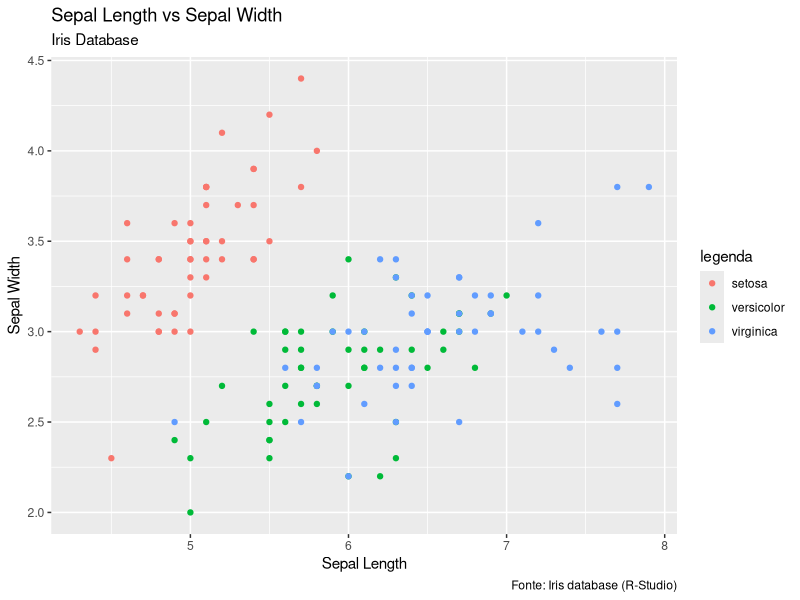
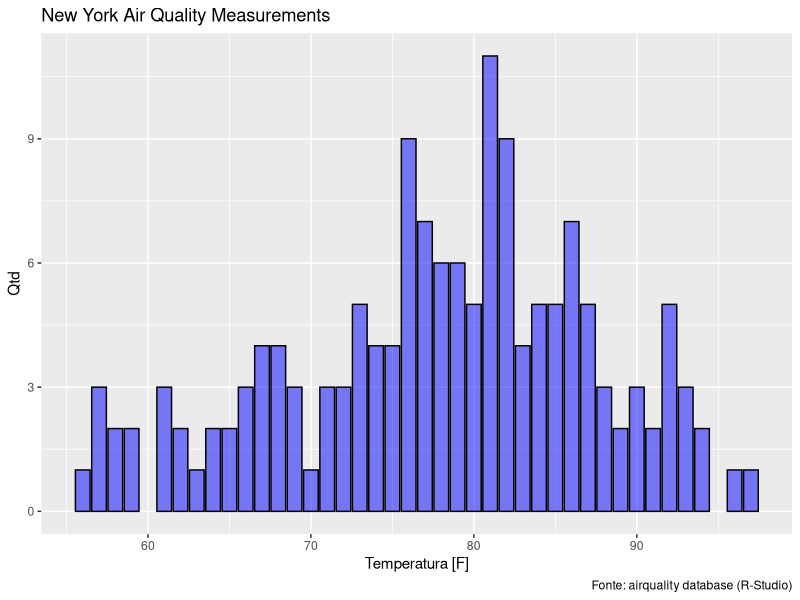
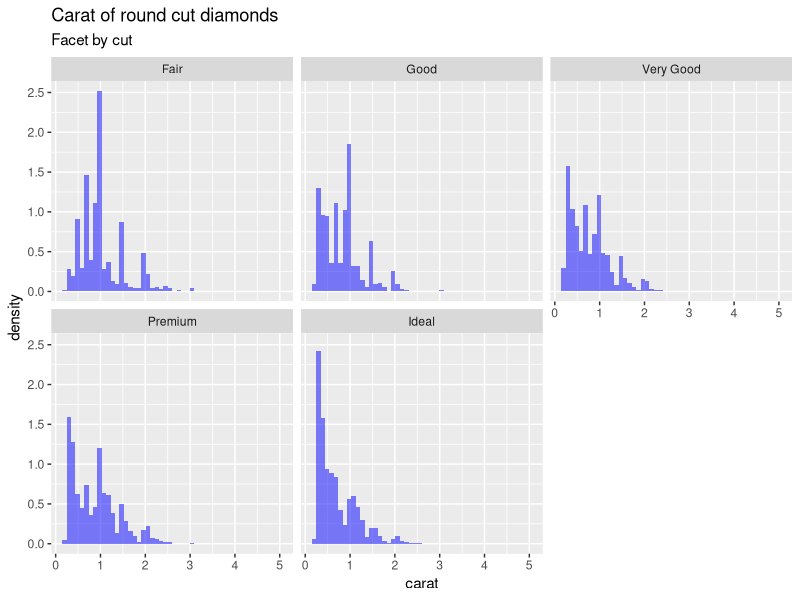
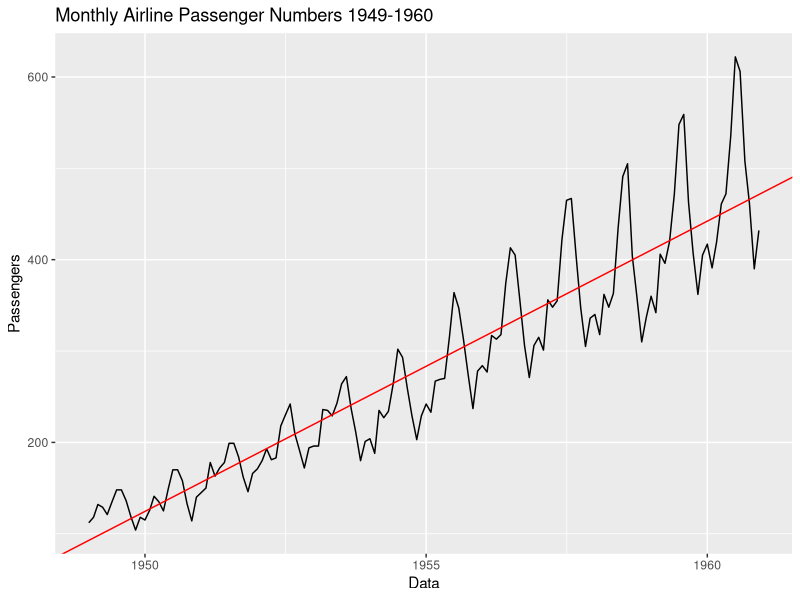
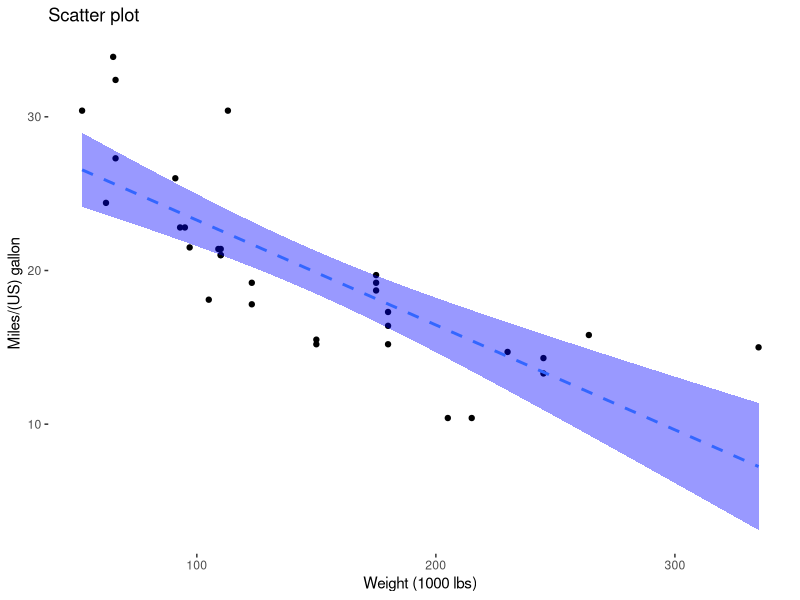

Reproduce these figures in R, in order.

# Questao 1 ---------------------------------------------------------------
#' ### Questao 1

#' Utilizando o banco de dados Iris, Crie um gráfico de dispersão das variáveis
#' "Sepal.Length", e "Sepal.Width". De acordo com as seguintes propriedades:
#' 
#' - A variável "Sepal.Length" deve ser colocada no eixo x;
#' - A variável "Sepal.Width" deve ser colocada no eixo y; 
#' - Cada ponto deve ser colorido baseado na variável "Species"
#' - O titulo do gráfico deve ser "Sepal Length vs Sepal Width" 
#' - O subtitulo do 'Iris Database' 
#' - O caption do gráfico deve ser 'Fonte: Iris database (R-Studio)' 
#' - O nome do eixo x deve ser "Sepal Length" 
#' - O nome do eixo y deve ser "Sepal Width"


# Setup Questao 1 ---------------------------------------------------------
rm(list = ls())


library(ggplot2)
 
ggplot(iris)+
   geom_point(aes(x = Sepal.Length,
                 y = Sepal.Width,
                 colour = Species)) +
  labs(title = "Sepal Length vs Sepal Width",
       subtitle = "Iris Database",
       caption = "Fonte: Iris database (R-Studio)",
       y="Sepal Width",
       x="Sepal Length",
       color="legenda"
  )

# Questao 2 ---------------------------------------------------------------
#' ### Questao 2

#'  Utilizando o banco de dados airquality, Crie um gráfico de barras da
#'  variável "Temp". De acordo com as seguintes propriedades:
#'
#'  - A cor da borda das barras deve ser preta (colour="black")
#' - A cor da barras deve ser azul (fill="blue")
#' - A barra deve ter transparência de 50\% (alpha=0.5)
#' - O titulo do gráfico deve ser "New York Air Quality Measurements"
#' - O subtitulo deve ser nulo (subtitle = NULL)
#' - O caption do gráfico deve ser 'Fonte: airquality database (R-Studio)'
#' - O nome do eixo x deve ser "Temperatura [F]"
#' - O nome do eixo y deve ser "Qtd"

# Setup Questao 2 ---------------------------------------------------------
rm(list = ls())
library(ggplot2)

ggplot(airquality) +
  geom_bar(aes(x=Temp), colour="black", fill="blue", alpha=0.5) +
  labs(title = "New York Air Quality Measurements",
       subtitle = NULL,
       caption = "Fonte: airquality database (R-Studio)",
       y="Qtd",
       x="Temperatura [F]"
  )

# Questao 3 ---------------------------------------------------------------
#' ### Questao 3

#'Utilizando o banco de dados diamonds (para isso carregue a biblioteca
#'ggplot2), crie um histograma da variável "Carat". De acordo com as seguintes
#'propriedades:
#'
#' - A cor do histograma deve ser azul (fill="blue")
#' - O histograma deve ter transparência de 50% (alpha=0.5)
#' - A variável y deve mostrar a densidade (y=..density..)
#' - O histograma deve ter 50 *bins*
#' - O histograma deve ter facetas (*Facets*) por "cut"
#' - O titulo do gráfico deve ser "Carat of round cut diamonds"
#' - O subtitulo deve ser "Facet by cut"

# Setup Questao 3 ---------------------------------------------------------
rm(list = ls())
library(ggplot2)

ggplot(diamonds) +
  geom_histogram(aes(x=carat, y=..density..),
                 fill="blue", alpha= 0.5, bins = 50) +
  facet_wrap(~cut) +
  labs(title = "Carat of round cut diamonds",
       subtitle = "Facet by cut")

# Questao 4 ---------------------------------------------------------------
#' ### Questao 4

#' Primeiramente vamos converter o banco de dados "AirPassengers" para um
#' data.frame.
#' 
#' - O nome do banco convertido será "data"
#' - Vamos nomear a coluna do banco "data" de "Passengers"
#' - Vamos criar uma nova coluna chamado "date" com as datas associadas.
#' - Vamos converter os dados da coluna "Passengers" para o tipo "numeric"


# Setup Questao 4 ---------------------------------------------------------
rm(list = ls())

data <- as.data.frame(AirPassengers)
colnames(data) <- "Passengers"
data$date <- seq(from=as.Date("1949-01-01"), to=as.Date("1960-12-01"), by="month")
data$Passengers <-  as.numeric(data$Passengers)


#' Utilizando o banco de dados convertido, crie um gráfico de linha de acordo
#' com as seguintes propriedades:
#' 
#' - O eixo x deve conter a variável "date"
#' - O eixo y deve conter a variável "Passengers"
#' - Adicione uma linha, de cor vermelha, com intercept = 760, slope = 0.087
#' - Adicione os seguintes elementos gráficos:
#'   - title="title = "Monthly Airline Passenger Numbers 1949-1960";
#'   - eixo y ="Passengers";
#'   - eixo x="Data"

ggplot(data) +
  geom_line(aes(x=date, y=Passengers)) +
  geom_abline(intercept = 760, slope = 0.087, colour= "red") +
  labs(title = "Monthly Airline Passenger Numbers 1949-1960",
       y="Passengers",
       x="Data")


# Questao 5 ---------------------------------------------------------------
#' ### Questao 5


#' Utilizando o banco de dados mtcars, crie um gráfico de dispersão colocando a
#' variável "hp" no eixo x e a variável "mpg" no eixo y. De acordo com as
#' seguintes propriedades:
#' 
#' - O titulo do gráfico deve ser "Scatter plot"
#' - O nome do eixo x deve ser "Weight (1000 lbs)"
#' - O nome do eixo y deve ser "Miles/(US) gallon"
#' - Deve conter uma linha de regressão linear que aproxima os dados
#'  ("geom_smooth(method=lm)") tracejada (linetype="dashed") com
#'   preenchimento em azul (fill="blue")
#' - O tema aplicado deve retirar os *grids* ("theme(panel.background = element_blank())")

# Setup Questao 4 ---------------------------------------------------------
rm(list = ls())

library(ggplot2)
data("mtcars")
df <- mtcars

 
plot <- ggplot(mtcars, aes(x=hp, y=mpg)) +
  geom_point()+
  geom_smooth(method=lm, linetype="dashed"
              , fill="blue") +
  labs(title = "Scatter plot",
       y="Miles/(US) gallon",
       x="Weight (1000 lbs)")

plot + theme(panel.background = element_blank())
